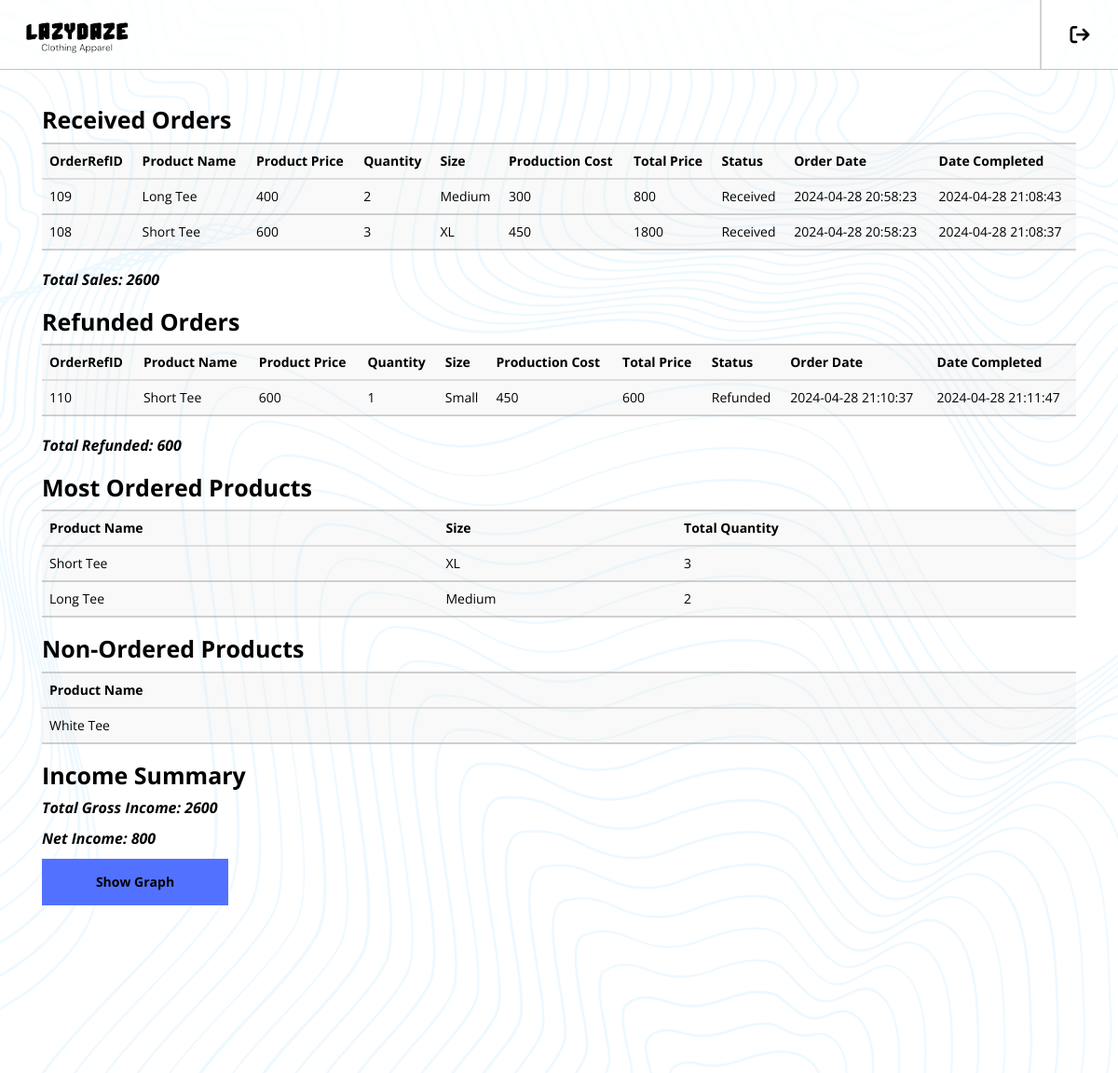
Page /Report_sales.php on the committed database.
### tables this page shows
CREATE TABLE `manageorders` (
  `OrderRefID` int(200) NOT NULL,
  `ProductID` int(200) NOT NULL,
  `Customer_Email` varchar(200) NOT NULL,
  `Customer_Name` varchar(200) NOT NULL,
  `Customer_HouseNumber` varchar(200) NOT NULL,
  `Customer_Street` varchar(200) NOT NULL,
  `Customer_Barangay` varchar(200) NOT NULL,
  `Customer_City` varchar(200) NOT NULL,
  `Customer_Postal` int(200) NOT NULL,
  `Customer_Number` varchar(200) NOT NULL,
  `Product_Name` varchar(200) NOT NULL,
  `Price` int(200) NOT NULL,
  `Size` varchar(200) NOT NULL,
  `Quantity` int(200) NOT NULL,
  `Prod_Cost` int(200) NOT NULL,
  `TotalPrice` int(200) NOT NULL,
  `img` varchar(200) NOT NULL,
  `Receipt_img` varchar(200) NOT NULL,
  `Confirmed` tinyint(1) DEFAULT 0,
  `Status` varchar(50) NOT NULL DEFAULT 'Pending',
  `Order_Date` datetime NOT NULL,
  `Date_Completed` datetime DEFAULT NULL
);

### Report_sales.php (the view, shortened to what this page needs)
<?php
include('connect.php');
if(isset($_GET['date'])) {
    $date = $_GET['date'];
    $end_date = isset($_GET['end_date']) ? $_GET['end_date'] : $date;
    $received_order_query = "SELECT * FROM manageorders WHERE Confirmed = 1 AND Status NOT IN ('Pending', 'Delivering') AND DATE(Date_Completed) BETWEEN '$date' AND '$end_date' ORDER BY Date_Completed DESC";
    $received_order_result = mysqli_query($conn, $received_order_query);
    $refunded_order_query = "SELECT * FROM manageorders WHERE Confirmed = 2 AND Status NOT IN ('Pending', 'Delivering') AND DATE(Date_Completed) BETWEEN '$date' AND '$end_date' ORDER BY Date_Completed DESC";
    $refunded_order_result = mysqli_query($conn, $refunded_order_query);
    $most_ordered_query = "SELECT Product_Name, Size, SUM(Quantity) AS total_quantity FROM manageorders WHERE Confirmed = 1 AND Status NOT IN ('Pending', 'Delivering') AND DATE(Date_Completed) BETWEEN '$date' AND '$end_date' GROUP BY Product_Name, Size ORDER BY total_quantity DESC LIMIT 5";
    $most_ordered_result = mysqli_query($conn, $most_ordered_query);
    $least_ordered_query = "SELECT Product_Name, Size, SUM(Quantity) AS total_quantity FROM manageorders WHERE Confirmed = 1 AND Status NOT IN ('Pending', 'Delivering') AND DATE(Date_Completed) BETWEEN '$date' AND '$end_date' GROUP BY Product_Name, Size ORDER BY total_quantity ASC LIMIT 5";
    $least_ordered_result = mysqli_query($conn, $least_ordered_query);
    $non_ordered_query = "SELECT Product_Name FROM manageprod WHERE Product_Name NOT IN (SELECT DISTINCT Product_Name FROM manageorders WHERE Confirmed = 1 AND Status NOT IN ('Pending', 'Delivering') AND DATE(Date_Completed) BETWEEN '$date' AND '$end_date')";
    $non_ordered_result = mysqli_query($conn, $non_ordered_query);
    $total_sales_query = "SELECT SUM(TotalPrice) AS total_sales FROM manageorders WHERE Confirmed = 1 AND Status NOT IN ('Pending', 'Delivering') AND DATE(Date_Completed) BETWEEN '$date' AND '$end_date'";
    $total_sales_result = mysqli_query($conn, $total_sales_query);
    $total_sales_row = mysqli_fetch_assoc($total_sales_result);
    $total_sales = $total_sales_row['total_sales'];
    $total_refunded_query = "SELECT SUM(TotalPrice) AS total_refunded FROM manageorders WHERE Confirmed = 2 AND Status NOT IN ('Pending', 'Delivering') AND DATE(Date_Completed) BETWEEN '$date' AND '$end_date'";
    $total_refunded_result = mysqli_query($conn, $total_refunded_query);
    $total_refunded_row = mysqli_fetch_assoc($total_refunded_result);
    $total_refunded = $total_refunded_row['total_refunded'];
    $total_prod_cost_query = "SELECT SUM(Prod_Cost) AS total_prod_cost FROM manageorders WHERE Status NOT IN ('Pending', 'Delivering') AND DATE(Date_Completed) BETWEEN '$date' AND '$end_date'";
    $total_prod_cost_result = mysqli_query($conn, $total_prod_cost_query);
    $total_prod_cost_row = mysqli_fetch_assoc($total_prod_cost_result);
    $total_prod_cost = $total_prod_cost_row['total_prod_cost'];
    $total_gross_income = $total_sales;
    $net_income = $total_sales - $total_refunded - $total_prod_cost;
} else {
    $received_order_query = "SELECT * FROM manageorders WHERE Confirmed = 1 AND Status NOT IN ('Pending', 'Delivering') ORDER BY Date_Completed DESC";
    $received_order_result = mysqli_query($conn, $received_order_query);
    $refunded_order_query = "SELECT * FROM manageorders WHERE Confirmed = 2 AND Status NOT IN ('Pending', 'Delivering') ORDER BY Date_Completed DESC";
    $refunded_order_result = mysqli_query($conn, $refunded_order_query);
    $most_ordered_query = "SELECT Product_Name, Size, SUM(Quantity) AS total_quantity FROM manageorders WHERE Confirmed = 1 AND Status NOT IN ('Pending', 'Delivering') GROUP BY Product_Name, Size ORDER BY total_quantity DESC LIMIT 5";
    $most_ordered_result = mysqli_query($conn, $most_ordered_query);
    $non_ordered_query = "SELECT Product_Name FROM manageprod WHERE Product_Name NOT IN (SELECT DISTINCT Product_Name FROM manageorders WHERE Confirmed = 1 AND Status NOT IN ('Pending', 'Delivering'))";
    $non_ordered_result = mysqli_query($conn, $non_ordered_query);
    $total_sales_query = "SELECT SUM(TotalPrice) AS total_sales FROM manageorders WHERE Confirmed = 1 AND Status NOT IN ('Pending', 'Delivering')";
    $total_sales_result = mysqli_query($conn, $total_sales_query);
    $total_sales_row = mysqli_fetch_assoc($total_sales_result);
    $total_sales = $total_sales_row['total_sales'];
    $total_refunded_query = "SELECT SUM(TotalPrice) AS total_refunded FROM manageorders WHERE Confirmed = 2 AND Status NOT IN ('Pending', 'Delivering')";
    $total_refunded_result = mysqli_query($conn, $total_refunded_query);
    $total_refunded_row = mysqli_fetch_assoc($total_refunded_result);
    $total_refunded = $total_refunded_row['total_refunded'];
    $total_prod_cost_query = "SELECT SUM(Prod_Cost) AS total_prod_cost FROM manageorders WHERE Status NOT IN ('Pending', 'Delivering')";
    $total_prod_cost_result = mysqli_query($conn, $total_prod_cost_query);
    $total_prod_cost_row = mysqli_fetch_assoc($total_prod_cost_result);
    $total_prod_cost = $total_prod_cost_row['total_prod_cost'];
    $total_gross_income = $total_sales;
    $net_income = $total_sales - $total_refunded - $total_prod_cost;
}
?>
<!DOCTYPE html>
<html lang="en">
<head>
    <link rel="stylesheet" href="https://maxcdn.bootstrapcdn.com/bootstrap/3.4.1/css/bootstrap.min.css">
    <link href="./Report_sales.css" rel="stylesheet" type="text/css"/>
    <link rel="stylesheet" href="https://cdnjs.cloudflare.com/ajax/libs/font-awesome/6.5.1/css/all.min.css" />
</head>
<body>
    <div class="bg">
        <div class="topnav">
            <a href="Admin_mainpage.php">
                <img align="left" class="ld-icon" src="LDAssets/lz logo.png" alt="LazyDaze">
            </a>
            <div class="nav-h-layout">
                <div class="nav-icon">
                    <a href="./homepage.php">
                    </a>
                </div>
                <div class="nav-line"></div>
            </div>
        </div>
        <div class = "container">
        <div id="receivedOrders">
            <h2>Received Orders</h2>
            <table class="table">
                <thead>
                    <tr>
                        <th>OrderRefID</th>
                        <th>Product Name</th>
                        <th>Product Price</th>
                        <th>Quantity</th>
                        <th>Size</th>
                        <th>Production Cost</th>
                        <th>Total Price</th>
                        <th>Status</th>
                        <th>Order Date</th>
                        <th>Date Completed</th>
                    </tr>
                </thead>
                <tbody>
                    <?php
                    while ($row = mysqli_fetch_assoc($received_order_result)) {
                    ?>
                    <tr>
                        <td><?php echo $row['OrderRefID']; ?></td>
                        <td><?php echo $row['Product_Name']; ?></td>
                        <td><?php echo $row['Price']; ?></td>
                        <td><?php echo $row['Quantity']; ?></td>
                        <td><?php echo $row['Size']; ?></td>
                        <td><?php echo $row['Prod_Cost']; ?></td>
                        <td><?php echo $row['TotalPrice']; ?></td>
                        <td><?php echo $row['Status']; ?></td>
                        <td><?php echo $row['Order_Date']; ?></td>
                        <td><?php echo $row['Date_Completed']; ?></td>
                    </tr>
                    <?php
                    }
                    ?>
                </tbody>
            </table>
            <p>Total Sales: <?php echo $total_sales; ?></p>
        </div>
        <div id="refundedOrders">
            <h2>Refunded Orders</h2>
            <table class="table">
                <thead>
                    <tr>
                        <th>OrderRefID</th>
                        <th>Product Name</th>
                        <th>Product Price</th>
                        <th>Quantity</th>
                        <th>Size</th>
                        <th>Production Cost</th>
                        <th>Total Price</th>
                        <th>Status</th>
                        <th>Order Date</th>
                        <th>Date Completed</th>
                    </tr>
                </thead>
                <tbody>
                    <?php
                    while ($row = mysqli_fetch_assoc($refunded_order_result)) {
                    ?>
                    <tr>
                        <td><?php echo $row['OrderRefID']; ?></td>
                        <td><?php echo $row['Product_Name']; ?></td>
                        <td><?php echo $row['Price']; ?></td>
                        <td><?php echo $row['Quantity']; ?></td>
                        <td><?php echo $row['Size']; ?></td>
                        <td><?php echo $row['Prod_Cost']; ?></td>
                        <td><?php echo $row['TotalPrice']; ?></td>
                        <td><?php echo $row['Status']; ?></td>
                        <td><?php echo $row['Order_Date']; ?></td>
                        <td><?php echo $row['Date_Completed']; ?></td>
                    </tr>
                    <?php
                    }
                    ?>
                </tbody>
            </table>
            <p>Total Refunded: <?php echo $total_refunded; ?></p>
        </div>
        <div id="mostOrderedProducts">
            <h2>Most Ordered Products</h2>
            <table class="table">
                <thead>
                    <tr>
                        <th>Product Name</th>
                        <th>Size</th>
                        <th>Total Quantity</th>
                    </tr>
                </thead>
                <tbody>
                    <?php
                    while ($row = mysqli_fetch_assoc($most_ordered_result)) {
                    ?>
                    <tr>
                        <td><?php echo $row['Product_Name']; ?></td>
                        <td><?php echo $row['Size']; ?></td>
                        <td><?php echo $row['total_quantity']; ?></td>
                    </tr>
                    <?php
                    }
                    ?>
                </tbody>
            </table>
        </div>
        <div id="nonOrderedProducts">
            <h2>Non-Ordered Products</h2>
            <table class="table">
                <thead>
                    <tr>
                        <th>Product Name</th>
                    </tr>
                </thead>
                <tbody>
                    <?php
                    while ($row = mysqli_fetch_assoc($non_ordered_result)) {
                    ?>
                    <tr>
                        <td><?php echo $row['Product_Name']; ?></td>
                    </tr>
                    <?php
                    }
                    ?>
                </tbody>
            </table>
        </div>
        <div id="income">
            <h2>Income Summary</h2>
            <p>Total Gross Income: <?php echo $total_gross_income; ?></p>
            <p>Net Income: <?php echo $net_income; ?></p>
        </div>
        <button id="showGraphButton" class = "graph-btn">Show Graph</button>
    </div>
    </div>
</body>
</html>

### Report_sales.css (style rules this page uses)
body, html { animation: appear 0.5s; background-color: white; color: black; height: 100%; font-family: 'Open Sans', sans-serif; }
a { text-decoration: none; color: white; }
.bg { background-image: linear-gradient(rgba(255, 255, 255, 0.910), rgba(255, 255, 255, 0.910)), url("./LDAssets/typo\ bg.png"); background-color: white; height: 100%; background-size: 100%; position: relative; overflow-x: hidden; }
.topnav { overflow: hidden; background-color: rgba(255, 255, 255, 0.5); backdrop-filter: blur(3px); position: sticky; top: 0px; z-index: 1; border-bottom: 1px solid rgba(136, 136, 136, 0.5); }
.topnav a { float: left; margin-left: 5px; color: black; text-align: center; padding: 14px 16px; text-decoration: none; transition-duration: 0.3s; }
.ld-icon { width: 70%; margin: 0px; }
.nav-h-layout { flex-direction: row-reverse; align-items: center; display: flex; }
.nav-icon { text-decoration: none; margin: auto 14.5px auto 10px; }
.nav-line { margin-top: -2px; height: 76px; border-left: 2.5px solid rgba(166, 166, 166, 0.5); }
.container { margin-top: 20px; margin-bottom: 150px; width: 95%; font-family: 'Open Sans', sans-serif; }
.container h2 { font-size: 25px; font-weight: 700; }
.container p { font-size: 16px; font-style: italic; font-weight: 700; }
table { border-top: 2.5px solid rgba(166, 166, 166, 0.5); border-bottom: 2.5px solid rgba(166, 166, 166, 0.5); background-color: rgba(233, 233, 233, 0.288); }
td { border-top: 2.5px solid rgba(166, 166, 166, 0.5); border-bottom: 2.5px solid rgba(166, 166, 166, 0.5); }
.graph-btn { display: block; margin-bottom: 30px; width: 200px; height: 50px; cursor: pointer; background: #5271FF; border: 0; color: black; outline: none; transition-duration: .4s; font-family: 'Open Sans', sans-serif; font-weight: 700; }

### rows in the picture
manageorders: OrderRefID "109", Product_Name "Long Tee", Price "400", Quantity "2", Size "Medium", Prod_Cost "300", TotalPrice "800", Status "Received", Order_Date "2024-04-28 20:58:23", Date_Completed "2024-04-28 21:08:43"
manageorders: OrderRefID "108", Product_Name "Short Tee", Price "600", Quantity "3", Size "XL", Prod_Cost "450", TotalPrice "1800", Status "Received", Order_Date "2024-04-28 20:58:23", Date_Completed "2024-04-28 21:08:37"
manageorders: OrderRefID "110", Product_Name "Short Tee", Price "600", Quantity "1", Size "Small", Prod_Cost "450", TotalPrice "600", Status "Refunded", Order_Date "2024-04-28 21:10:37", Date_Completed "2024-04-28 21:11:47"

### other values in the picture
$total_sales "2600"
$total_refunded "600"
$row['Product_Name'] "Short Tee"
$row['Size'] "XL"
$row['total_quantity'] "3"
$row['Product_Name'] "Long Tee"
$row['Size'] "Medium"
$row['total_quantity'] "2"
$row['Product_Name'] "White Tee"
$total_gross_income "2600"
$net_income "800"
